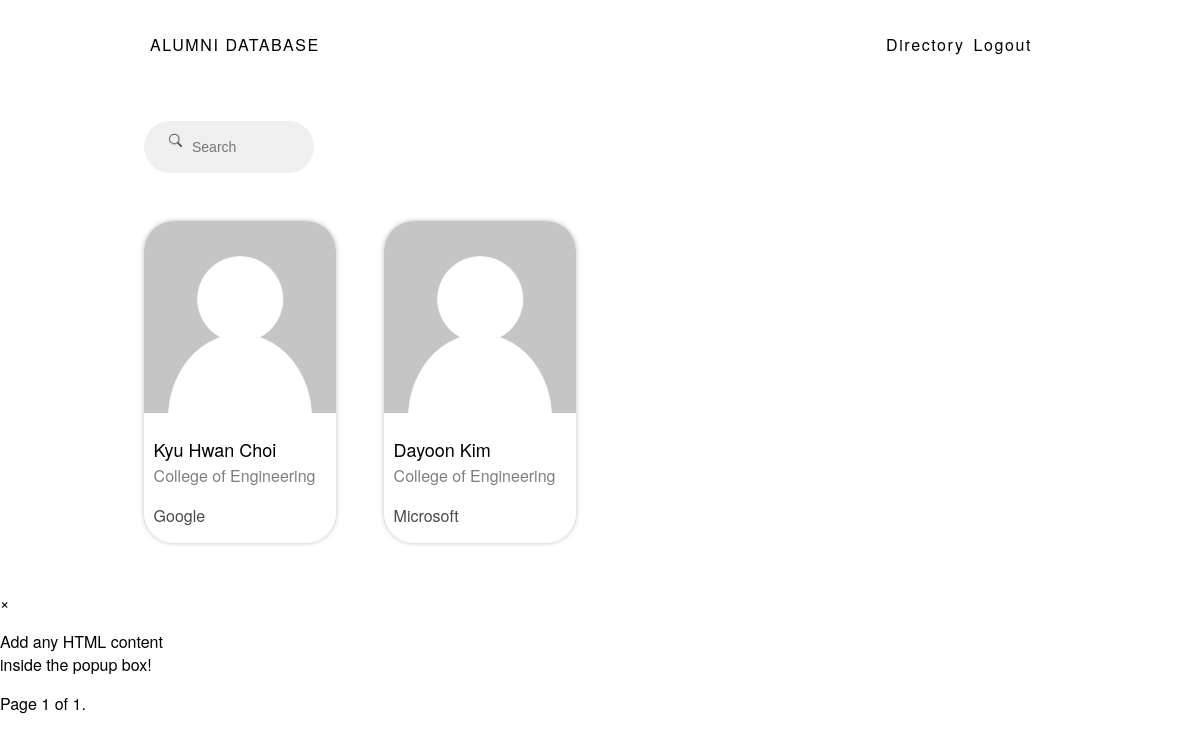
/searches/directory/ (signed in), run on the app's committed database.
### searches/models.py (models this page shows, shortened)
class Alumni(models.Model):
    first_name = models.CharField(max_length=100)
    last_name = models.CharField(default='null', max_length=100)
    photo = models.ImageField(upload_to='uploads/', null=True)
    college = models.ForeignKey(College, on_delete=models.CASCADE, null=True)
    graduation_date = models.IntegerField()
    industry = models.ForeignKey(Industry, on_delete=models.CASCADE, null=True)
    current_employer = models.ForeignKey(
        Employer, related_name='current_employer', on_delete=models.CASCADE, null=True)
    past_employer = models.ManyToManyField(Employer)
    email = models.EmailField(max_length=200, null=True)

class College(models.Model):
    name = models.CharField(max_length=100)
    def __str__(self):
        return self.name

class Employer(models.Model):
    name = models.CharField(max_length=100)

### searches/views.py (the view)
# urls.py: path('directory/', views.directorylist, name='directory')
def directorylist(request):
    alumni_list = Alumni.objects.all()
    alist = list(alumni_list)
    paginator = Paginator(alist, 8)
    page_number = request.GET.get('page')
    page_obj = paginator.get_page(page_number)
    page_obj_divided = partition(page_obj, 4)
    return render(request, 'directory.html', {'page_obj_divided': page_obj_divided, 'page_obj': page_obj})

### searches/functions.py (called while the page is built)
@register.filter
def partition(thelist, n):
    p = len(thelist) // 4
    if p == 0:
        list_parse = [thelist[0:len(thelist)]]
        return list_parse
    else:
        list_parse = [thelist[n*(i-1):n*i] for i in range(1, p+2)]
        return list_parse

### templates/directory.html (shortened to what this page needs)
{% extends "base_generic.html" %}
{% block content %}
{% load static %}
<div id="sub_search">
    <form method='GET' action={% url 'search' %}>
        <input id="sub_search_input" type='text' name = 'q' placeholder='Search' value = '{{ request.GET.q}}' />
        <input id="sub_submit_input" type="image" src={% static 'images/sample_search.png'%} alt="submit"/>
</div>
{% for sub_list in page_obj_divided %}
    <div id="alum_profile_row">
        {% for obj in sub_list %}
                <div id="alum_profile">
                    <img id="alum_profile_image" src="{{ obj.photo.url}}" alt="main illustration"/>
                    <div id="alum_profile_text">
                        <p id="alum_name">{{ obj.first_name }} {{obj.last_name}}</p>
                        <p id="alum_college">{{ obj.college }}</p>
                        <p id="alum_employer">{{ obj.current_employer.name }}</p>
                    </div>
                </div>
        {% endfor %}
    </div>
{% endfor %}
<div id="popupbackground">
    <div id="popup">
        <div id="popupclosebutton"><p>&times;</p></div>
        <p>Add any HTML content<br />inside the popup box!</p>
    </div>
</div>
<div class="pagination">
    <span class="step-links">
        <span class="current">
            Page {{ page_obj.number }} of {{ page_obj.paginator.num_pages }}.
        </span>
    </span>
</div>
{% endblock %}

### searches/static/css/styles.css (style rules this page uses)
html { font-family: "Helvetica Neue", "Helvetica Neue"; height: 100vh; }
body { height: 95vh; margin: 0; }
#alum_profile_row { margin: 0 10% 4% 12%; width: 80%; display: flex; flex-direction: row; }
#alum_profile { width: 20%; margin: 0 5% 0 0; border-radius: 30px; box-shadow: 0 0 5px 0 rgba(0, 0, 0, 0.25); background-color: #ffffff; justify-content: center; text-align: center; }
#alum_profile_text { flex-direction: column; padding: 0 5% 0 5%; text-align: left; height: 20%; }
#alum_profile_image { border-top-left-radius: 30px; border-top-right-radius: 30px; width: 100%; }
#alum_name { font-size: 18px; font-weight: 500; margin-bottom: 1%; }
#alum_college { font-size: 16px; color: #7f7f7f; margin: 0 0 10% 0; }
#alum_employer { font-size: 16px; color: #494949; }
#sub_search_input { margin: 2% 12% 4% 12%; border: none; outline: none; width: 10%; height: 50px; font-size: 14px; border-radius: 30px; padding-left: 4%; background-color: #efefef; }
#sub_submit_input { width: 15px; padding: 3% 0 0 0; position: absolute; outline: none; left: 14%; }

### data on the page
Alumni: photo (picture), first_name "Kyu Hwan", last_name "Choi", college "College of Engineering", current_employer.name "Google"
Alumni: photo (picture), first_name "Dayoon", last_name "Kim", college "College of Engineering", current_employer.name "Microsoft"

### other printed values
{{ page_obj.number }} "1"
{{ page_obj.paginator.num_pages }} "1"
